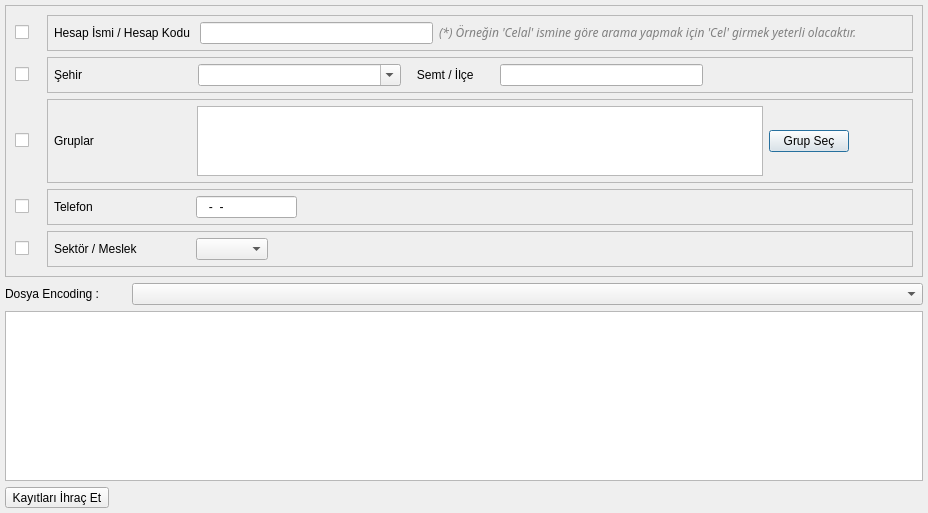
<?xml version="1.0" encoding="UTF-8"?>
<ui version="4.0">
 <class>CARI_KART_ARAMA</class>
 <widget class="QDialog" name="CARI_KART_ARAMA">
  <property name="geometry">
   <rect>
    <x>0</x>
    <y>0</y>
    <width>928</width>
    <height>513</height>
   </rect>
  </property>
  <property name="sizePolicy">
   <sizepolicy hsizetype="Expanding" vsizetype="Expanding">
    <horstretch>0</horstretch>
    <verstretch>0</verstretch>
   </sizepolicy>
  </property>
  <property name="windowTitle">
   <string>Firma/Şahıs Cari Kartı Arama</string>
  </property>
  <layout class="QGridLayout" name="gridLayout_2">
   <property name="margin">
    <number>5</number>
   </property>
   <item row="0" column="0">
    <widget class="QFrame" name="main_frame">
     <property name="sizePolicy">
      <sizepolicy hsizetype="Expanding" vsizetype="Fixed">
       <horstretch>0</horstretch>
       <verstretch>0</verstretch>
      </sizepolicy>
     </property>
     <property name="minimumSize">
      <size>
       <width>0</width>
       <height>0</height>
      </size>
     </property>
     <property name="frameShape">
      <enum>QFrame::StyledPanel</enum>
     </property>
     <property name="frameShadow">
      <enum>QFrame::Raised</enum>
     </property>
     <layout class="QGridLayout" name="gridLayout_4">
      <item row="0" column="0">
       <widget class="QCheckBox" name="checkbox_cari_hesap_ismi_hesap_kodu">
        <property name="minimumSize">
         <size>
          <width>26</width>
          <height>0</height>
         </size>
        </property>
        <property name="text">
         <string/>
        </property>
       </widget>
      </item>
      <item row="0" column="1">
       <widget class="QFrame" name="frame_cari_hesap_ismi_hesap_kodu">
        <property name="sizePolicy">
         <sizepolicy hsizetype="Expanding" vsizetype="Fixed">
          <horstretch>0</horstretch>
          <verstretch>0</verstretch>
         </sizepolicy>
        </property>
        <property name="minimumSize">
         <size>
          <width>0</width>
          <height>0</height>
         </size>
        </property>
        <property name="frameShape">
         <enum>QFrame::StyledPanel</enum>
        </property>
        <property name="frameShadow">
         <enum>QFrame::Raised</enum>
        </property>
        <layout class="QGridLayout" name="gridLayout" columnstretch="1,10,20">
         <property name="margin">
          <number>6</number>
         </property>
         <item row="0" column="1">
          <widget class="QLineEdit" name="lineedit_hesap_ismi_hesap_kodu"/>
         </item>
         <item row="0" column="0">
          <widget class="QLabel" name="label_hesap_ismi_hesap_kodu">
           <property name="sizePolicy">
            <sizepolicy hsizetype="Fixed" vsizetype="Fixed">
             <horstretch>0</horstretch>
             <verstretch>0</verstretch>
            </sizepolicy>
           </property>
           <property name="text">
            <string>Hesap İsmi / Hesap Kodu </string>
           </property>
          </widget>
         </item>
         <item row="0" column="2">
          <widget class="QLabel" name="label_3">
           <property name="sizePolicy">
            <sizepolicy hsizetype="Expanding" vsizetype="Fixed">
             <horstretch>0</horstretch>
             <verstretch>0</verstretch>
            </sizepolicy>
           </property>
           <property name="font">
            <font>
             <family>Sans Serif</family>
             <pointsize>9</pointsize>
             <weight>50</weight>
             <italic>true</italic>
             <bold>false</bold>
            </font>
           </property>
           <property name="styleSheet">
            <string notr="true">font: italic 9pt &quot;Sans Serif&quot;;
color: rgb(128, 128, 128);</string>
           </property>
           <property name="text">
            <string>&lt;!DOCTYPE HTML PUBLIC &quot;-//W3C//DTD HTML 4.0//EN&quot; &quot;http://www.w3.org/TR/REC-html40/strict.dtd&quot;&gt;
&lt;html&gt;&lt;head&gt;&lt;meta name=&quot;qrichtext&quot; content=&quot;1&quot; /&gt;&lt;style type=&quot;text/css&quot;&gt;
p, li { white-space: pre-wrap; }
&lt;/style&gt;&lt;/head&gt;&lt;body style=&quot; font-family:'Sans Serif'; font-size:9pt; font-weight:400; font-style:italic;&quot;&gt;
&lt;p style=&quot; margin-top:0px; margin-bottom:0px; margin-left:0px; margin-right:0px; -qt-block-indent:0; text-indent:0px;&quot;&gt;(*) Örneğin 'Celal' ismine göre arama yapmak için 'Cel' girmek yeterli olacaktır.&lt;/p&gt;&lt;/body&gt;&lt;/html&gt;</string>
           </property>
          </widget>
         </item>
        </layout>
       </widget>
      </item>
      <item row="1" column="0">
       <widget class="QCheckBox" name="checkbox_ili_ilcesi">
        <property name="text">
         <string/>
        </property>
       </widget>
      </item>
      <item row="1" column="1">
       <widget class="QFrame" name="frame_ili_ilcesi">
        <property name="sizePolicy">
         <sizepolicy hsizetype="Expanding" vsizetype="Fixed">
          <horstretch>0</horstretch>
          <verstretch>0</verstretch>
         </sizepolicy>
        </property>
        <property name="minimumSize">
         <size>
          <width>0</width>
          <height>0</height>
         </size>
        </property>
        <property name="frameShape">
         <enum>QFrame::StyledPanel</enum>
        </property>
        <property name="frameShadow">
         <enum>QFrame::Raised</enum>
        </property>
        <layout class="QGridLayout" name="gridLayout_3" rowstretch="0" columnstretch="10,10,10,10,10">
         <property name="margin">
          <number>6</number>
         </property>
         <item row="0" column="0">
          <widget class="QLabel" name="label_il">
           <property name="sizePolicy">
            <sizepolicy hsizetype="Fixed" vsizetype="Fixed">
             <horstretch>0</horstretch>
             <verstretch>0</verstretch>
            </sizepolicy>
           </property>
           <property name="text">
            <string>Şehir                                 </string>
           </property>
          </widget>
         </item>
         <item row="0" column="2">
          <widget class="QLabel" name="label_ilce">
           <property name="sizePolicy">
            <sizepolicy hsizetype="Fixed" vsizetype="Fixed">
             <horstretch>0</horstretch>
             <verstretch>0</verstretch>
            </sizepolicy>
           </property>
           <property name="text">
            <string>   Semt / İlçe      </string>
           </property>
          </widget>
         </item>
         <item row="0" column="3">
          <widget class="QLineEdit" name="lineedit_ilce"/>
         </item>
         <item row="0" column="1">
          <widget class="QComboBox" name="combobox_sehir_ismi">
           <property name="sizePolicy">
            <sizepolicy hsizetype="Expanding" vsizetype="Fixed">
             <horstretch>0</horstretch>
             <verstretch>0</verstretch>
            </sizepolicy>
           </property>
           <property name="editable">
            <bool>true</bool>
           </property>
          </widget>
         </item>
         <item row="0" column="4">
          <spacer name="horizontalSpacer_4">
           <property name="orientation">
            <enum>Qt::Horizontal</enum>
           </property>
           <property name="sizeHint" stdset="0">
            <size>
             <width>40</width>
             <height>20</height>
            </size>
           </property>
          </spacer>
         </item>
        </layout>
       </widget>
      </item>
      <item row="2" column="0">
       <widget class="QCheckBox" name="checkbox_gruplar">
        <property name="sizePolicy">
         <sizepolicy hsizetype="Fixed" vsizetype="Fixed">
          <horstretch>0</horstretch>
          <verstretch>0</verstretch>
         </sizepolicy>
        </property>
        <property name="minimumSize">
         <size>
          <width>26</width>
          <height>0</height>
         </size>
        </property>
        <property name="toolTip">
         <string>Tek bir cari hesaba göre,cari bakiye raporu almamızı sağlar.</string>
        </property>
        <property name="styleSheet">
         <string notr="true">color: rgb(0, 0, 255);</string>
        </property>
        <property name="text">
         <string/>
        </property>
       </widget>
      </item>
      <item row="2" column="1">
       <widget class="QFrame" name="frame_gruplar">
        <property name="sizePolicy">
         <sizepolicy hsizetype="Expanding" vsizetype="Fixed">
          <horstretch>0</horstretch>
          <verstretch>0</verstretch>
         </sizepolicy>
        </property>
        <property name="minimumSize">
         <size>
          <width>0</width>
          <height>0</height>
         </size>
        </property>
        <property name="maximumSize">
         <size>
          <width>16777215</width>
          <height>16777215</height>
         </size>
        </property>
        <property name="frameShape">
         <enum>QFrame::StyledPanel</enum>
        </property>
        <property name="frameShadow">
         <enum>QFrame::Raised</enum>
        </property>
        <layout class="QGridLayout" name="gridLayout_6" rowstretch="0" columnstretch="3,10,1,1">
         <property name="margin">
          <number>6</number>
         </property>
         <item row="0" column="0">
          <widget class="QLabel" name="label_grup_secimi">
           <property name="sizePolicy">
            <sizepolicy hsizetype="Fixed" vsizetype="Fixed">
             <horstretch>0</horstretch>
             <verstretch>0</verstretch>
            </sizepolicy>
           </property>
           <property name="text">
            <string>Gruplar                             </string>
           </property>
          </widget>
         </item>
         <item row="0" column="1">
          <widget class="QTextEdit" name="textEdit_gruplar">
           <property name="maximumSize">
            <size>
             <width>16777215</width>
             <height>70</height>
            </size>
           </property>
           <property name="readOnly">
            <bool>true</bool>
           </property>
          </widget>
         </item>
         <item row="0" column="2">
          <widget class="QPushButton" name="pushButton_grup_ekle">
           <property name="text">
            <string>Grup Seç</string>
           </property>
           <property name="icon">
            <iconset resource="../e9_icons.qrc">
             <normaloff>:/e9_icons/E9_ICONS/e9_grup.png</normaloff>:/e9_icons/E9_ICONS/e9_grup.png</iconset>
           </property>
          </widget>
         </item>
         <item row="0" column="3">
          <spacer name="horizontalSpacer_7">
           <property name="orientation">
            <enum>Qt::Horizontal</enum>
           </property>
           <property name="sizeHint" stdset="0">
            <size>
             <width>40</width>
             <height>20</height>
            </size>
           </property>
          </spacer>
         </item>
        </layout>
       </widget>
      </item>
      <item row="3" column="0">
       <widget class="QCheckBox" name="checkBox_telefon">
        <property name="text">
         <string/>
        </property>
       </widget>
      </item>
      <item row="3" column="1">
       <widget class="QFrame" name="frame_telefon">
        <property name="sizePolicy">
         <sizepolicy hsizetype="Expanding" vsizetype="Fixed">
          <horstretch>0</horstretch>
          <verstretch>0</verstretch>
         </sizepolicy>
        </property>
        <property name="frameShape">
         <enum>QFrame::StyledPanel</enum>
        </property>
        <property name="frameShadow">
         <enum>QFrame::Raised</enum>
        </property>
        <layout class="QGridLayout" name="gridLayout_7" columnstretch="1,10,60">
         <property name="margin">
          <number>6</number>
         </property>
         <item row="0" column="0">
          <widget class="QLabel" name="label_2">
           <property name="text">
            <string>Telefon                             </string>
           </property>
          </widget>
         </item>
         <item row="0" column="1">
          <widget class="QLineEdit" name="lineEdit_telefon">
           <property name="inputMask">
            <string>999-99-99; </string>
           </property>
          </widget>
         </item>
         <item row="0" column="2">
          <spacer name="horizontalSpacer_6">
           <property name="orientation">
            <enum>Qt::Horizontal</enum>
           </property>
           <property name="sizeHint" stdset="0">
            <size>
             <width>210</width>
             <height>20</height>
            </size>
           </property>
          </spacer>
         </item>
        </layout>
       </widget>
      </item>
      <item row="4" column="0">
       <widget class="QCheckBox" name="checkBox_sektor_or_meslek">
        <property name="text">
         <string/>
        </property>
       </widget>
      </item>
      <item row="4" column="1">
       <widget class="QFrame" name="frame_sektor_or_meslek">
        <property name="sizePolicy">
         <sizepolicy hsizetype="Expanding" vsizetype="Fixed">
          <horstretch>0</horstretch>
          <verstretch>0</verstretch>
         </sizepolicy>
        </property>
        <property name="frameShape">
         <enum>QFrame::StyledPanel</enum>
        </property>
        <property name="frameShadow">
         <enum>QFrame::Raised</enum>
        </property>
        <layout class="QGridLayout" name="gridLayout_8">
         <property name="margin">
          <number>6</number>
         </property>
         <item row="0" column="0">
          <widget class="QLabel" name="label_sektor_or_meslek">
           <property name="sizePolicy">
            <sizepolicy hsizetype="Fixed" vsizetype="Fixed">
             <horstretch>0</horstretch>
             <verstretch>0</verstretch>
            </sizepolicy>
           </property>
           <property name="text">
            <string>Sektör / Meslek                </string>
           </property>
          </widget>
         </item>
         <item row="0" column="1">
          <widget class="QComboBox" name="comboBox_sektor_or_meslek">
           <property name="sizePolicy">
            <sizepolicy hsizetype="Minimum" vsizetype="Fixed">
             <horstretch>0</horstretch>
             <verstretch>0</verstretch>
            </sizepolicy>
           </property>
          </widget>
         </item>
         <item row="0" column="2">
          <spacer name="horizontalSpacer_8">
           <property name="orientation">
            <enum>Qt::Horizontal</enum>
           </property>
           <property name="sizeHint" stdset="0">
            <size>
             <width>40</width>
             <height>20</height>
            </size>
           </property>
          </spacer>
         </item>
        </layout>
       </widget>
      </item>
     </layout>
    </widget>
   </item>
   <item row="1" column="0">
    <layout class="QFormLayout" name="formLayout">
     <property name="horizontalSpacing">
      <number>33</number>
     </property>
     <item row="0" column="0">
      <widget class="QLabel" name="label_dosya_encoding">
       <property name="text">
        <string>Dosya Encoding :</string>
       </property>
      </widget>
     </item>
     <item row="0" column="1">
      <widget class="QComboBox" name="comboBox_dosya_encoding">
       <property name="minimumSize">
        <size>
         <width>200</width>
         <height>0</height>
        </size>
       </property>
      </widget>
     </item>
    </layout>
   </item>
   <item row="2" column="0">
    <widget class="QTableWidget" name="table_widget"/>
   </item>
   <item row="4" column="0">
    <layout class="QGridLayout" name="gridLayout_5" columnstretch="10,0,0">
     <item row="0" column="2">
      <widget class="QWidget" name="widget_batch_button" native="true"/>
     </item>
     <item row="0" column="1">
      <spacer name="horizontalSpacer">
       <property name="orientation">
        <enum>Qt::Horizontal</enum>
       </property>
       <property name="sizeHint" stdset="0">
        <size>
         <width>40</width>
         <height>20</height>
        </size>
       </property>
      </spacer>
     </item>
     <item row="0" column="0">
      <widget class="QToolButton" name="tool_button_export">
       <property name="text">
        <string>Kayıtları İhraç Et</string>
       </property>
       <property name="icon">
        <iconset resource="../e9_icons.qrc">
         <normaloff>:/e9_icons/E9_ICONS/dvz_doviz_kurlari_guncelle.png</normaloff>:/e9_icons/E9_ICONS/dvz_doviz_kurlari_guncelle.png</iconset>
       </property>
       <property name="iconSize">
        <size>
         <width>24</width>
         <height>24</height>
        </size>
       </property>
       <property name="toolButtonStyle">
        <enum>Qt::ToolButtonFollowStyle</enum>
       </property>
      </widget>
     </item>
    </layout>
   </item>
  </layout>
 </widget>
 <tabstops>
  <tabstop>checkbox_cari_hesap_ismi_hesap_kodu</tabstop>
  <tabstop>lineedit_hesap_ismi_hesap_kodu</tabstop>
  <tabstop>checkbox_ili_ilcesi</tabstop>
  <tabstop>combobox_sehir_ismi</tabstop>
  <tabstop>lineedit_ilce</tabstop>
  <tabstop>table_widget</tabstop>
 </tabstops>
 <resources>
  <include location="../e9_icons.qrc"/>
 </resources>
 <connections/>
</ui>
